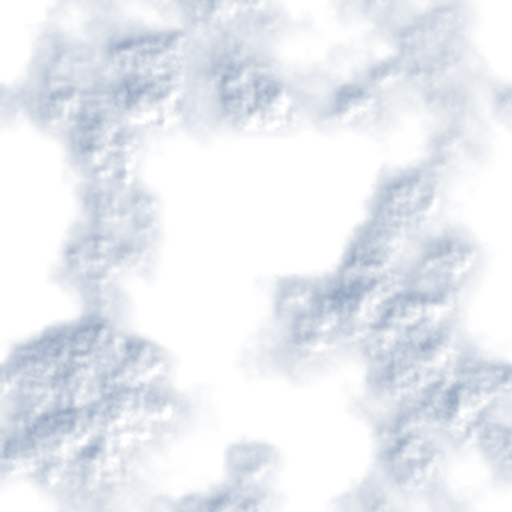
#> input picture assets3d/sky/cloud_cumulus.png, 1024 x 1024 px, given in place of sky_gradient_clear.png, which was not available (shown at 1/2 size)
$ python sky_sheet.py
#> lines starting #> are read from the running program, lines starting #| are printed output that depends on the picture; pictures that were not available may be replaced by others from this repository, and a replacement may not be noted
"""하늘·날씨 재료 미리보기 시트(갤러리용). 실행: python3 sky_sheet.py → assets3d/previews/sky_sheet_{a,b}.jpg"""
import os, numpy as np
from PIL import Image
S=os.path.join(os.path.dirname(os.path.abspath(__file__)),"..","..","assets3d","sky"); P=os.path.join(os.path.dirname(os.path.abspath(__file__)),"..","..","assets3d","previews")
L=lambda n:Image.open(os.path.join(S,n)).convert("RGBA")
def over(bg,fg): b=bg.convert("RGBA"); b.alpha_composite(fg.resize(b.size) if fg.size!=b.size else fg); return b.convert("RGB")
# A: 하늘 띠 3종 + 구름 3종(하늘 위) + 달 4단계(밤 하늘 위)
W=1200
rows=[]
for v in ("clear","overcast","fog"): rows.append(Image.open(os.path.join(S,f"sky_gradient_{v}.png")).convert("RGB").resize((W,90)))
a=Image.new("RGB",(W,90*3+6*2+ 330),(20,20,26)); y=0
#> after `a = Image.new('RGB', (W, 90 * 3 + 6 * 2 + 330), (20, 20, 26))`:
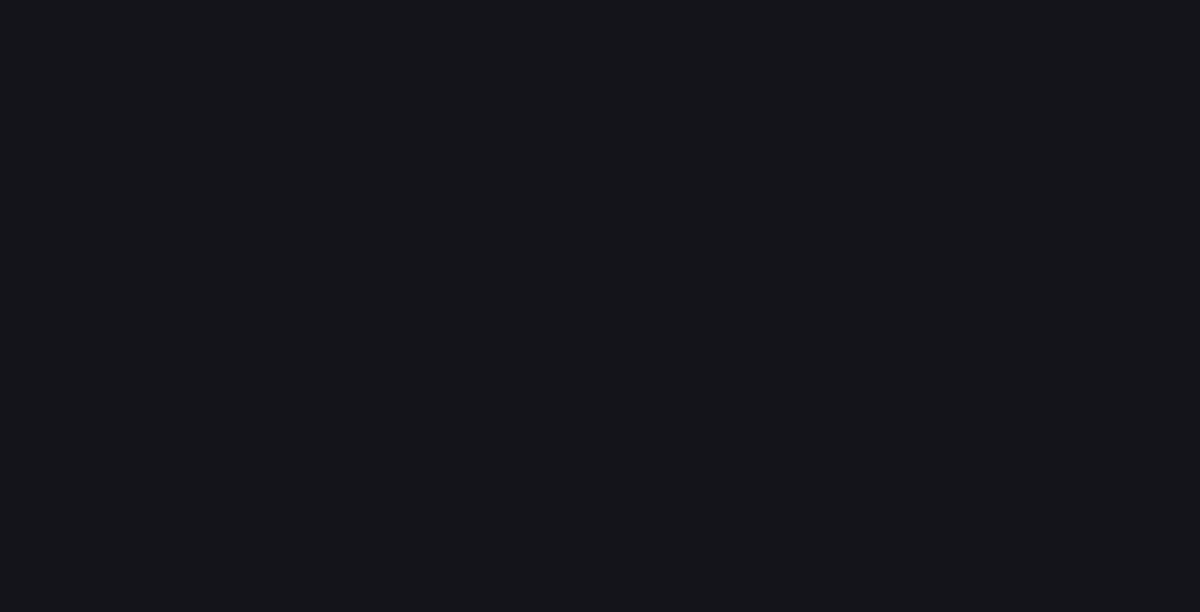
#> a: PIL image 1200x612 RGB; mean R, G, B 20, 20, 26
for r in rows: a.paste(r,(0,y)); y+=96
#> this loop made 3 passes
#> y on passes 1 to 3: 96, 192, 288
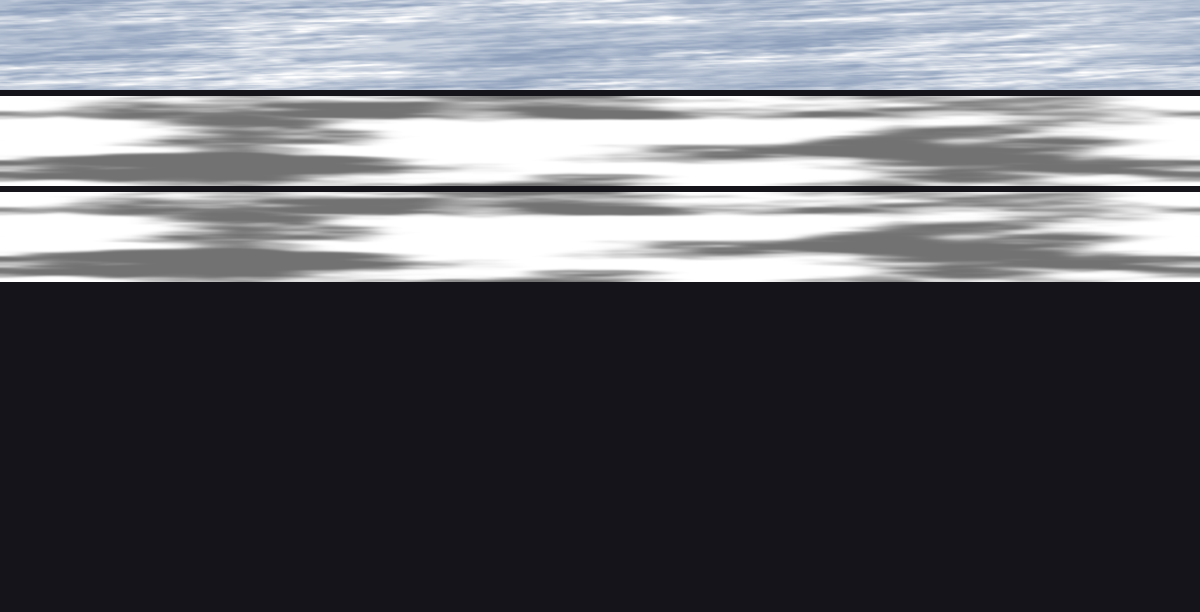
#> a: PIL image 1200x612 RGB; mean R, G, B 95.5, 97, 102.8
#> after the loop, y = 288
sky=Image.open(os.path.join(S,"sky_gradient_clear.png")).convert("RGB")
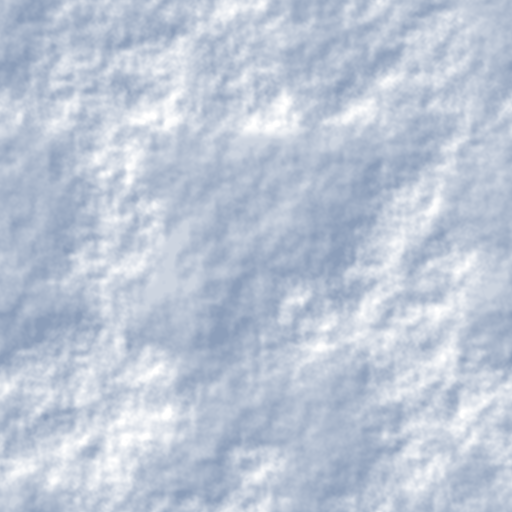
#> sky: PIL image 1024x1024 RGB (shown at 1/2 size); mean R, G, B 188.5, 199, 215.4
bgs=[sky.crop((int(480*10/24),0,int(480*10/24)+1,128)).resize((300,330)),sky.crop((int(480*10/24),0,int(480*10/24)+1,128)).resize((300,330)),sky.crop((int(480*17.8/24),0,int(480*17.8/24)+1,128)).resize((300,330))]
x=0
for nm,bg in zip(("cumulus","cirrus","storm"),bgs):
#> (the run stopped early here; a loop or call above may not have finished)
